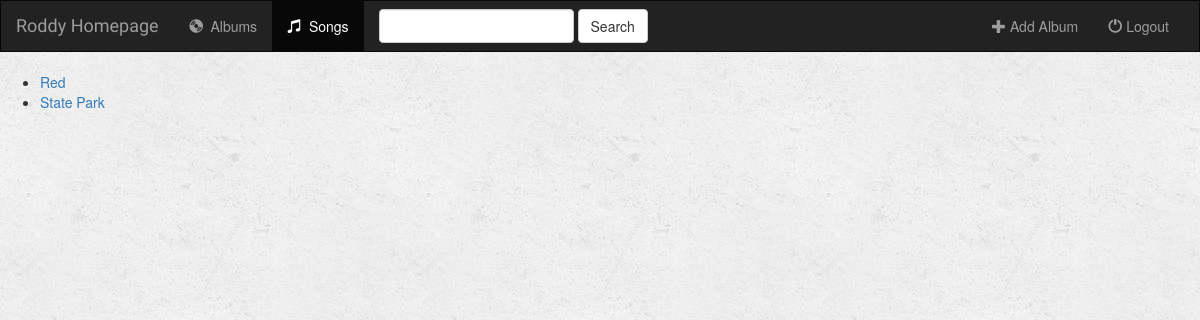
Page /music/ on the earlier database version.
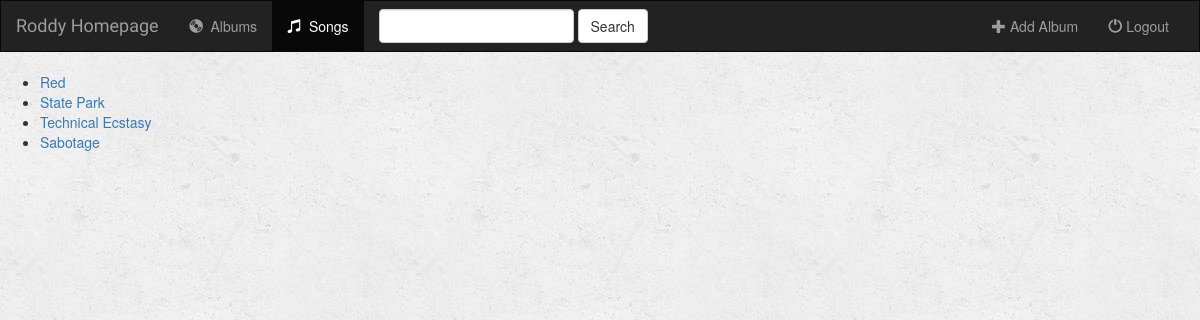
Same page on the later database version.
### music/models.py (models this page shows, shortened)
class Album(models.Model):
    artist = models.CharField(max_length=250)      # <-  column 1 ....
    album_title = models.CharField(max_length=450)
    genre = models.CharField(max_length=150)
    album_logo = models.CharField(max_length=1000)

### music/views.py (the view)
class IndexView(generic.ListView):
    template_name = 'music/index.html'
    def get_queryset(self):
        return Album.objects.all()

### music/templates/music/index.html
{% extends 'music/base.html' %}
{% block body %}
    <ul>
        {% for album in object_list %}
            <li><a href="{% url 'music:detail' album.id %}">{{ album.album_title }}</a></li>
        {% endfor %}
    </ul>
{% endblock %}

### music/templates/music/base.html (shortened to what this page needs)
<!DOCTYPE html>
<html lang="en">
<head>
    {% load static %}
    <link href="//netdna.bootstrapcdn.com/bootstrap/3.0.0/css/bootstrap.min.css" rel="stylesheet">
    <link href="https://stackpath.bootstrapcdn.com/font-awesome/4.7.0/css/font-awesome.min.css" rel="stylesheet" type="text/css">
    <link rel='stylesheet' type='text/css' href='{% static 'music/style.css' %}'/>
</head>
<body>
    <nav class='navbar navbar-inverse'>
    <div class='container-fluid'>
        <div class='navbar-header'>
            <a class='navbar-brand' href="{% url 'music:index' %}">Roddy Homepage</a>
        </div>
        <div class="collapse navbar-collapse" id="topNavBar">
            <ul class="nav navbar-nav">
                <li class="">
                    <a href="{% url 'music:index' %}">
                        <span class="glyphicon glyphicon-cd" aria-hidden="true"></span>&nbsp; Albums
                    </a>
                </li>
                <li class="active">
                    <a href="#">
                        <span class="glyphicon glyphicon-music" aria-hidden="true"></span>&nbsp; Songs
                    </a>
                </li>
            </ul>
            <form class="navbar-form navbar-left" role='search' method='get' action='#'>
                <div class="form-group">
                    <input type="text"class="form-control" name="q" value="">
                </div>
                <button type="submit" class="btn btn-default">Search</button>
            </form>
            <ul class="nav navbar-nav navbar-right">
                <li class="">
                    <a href="{% url 'music:album-add' %}">
                        <span class="glyphicon glyphicon-plus" aria-hidden="true"></span>&nbsp;Add Album
                    </a>
                </li>
                <li class="">
                    <a href="#">
                        <span class="glyphicon glyphicon-off" aria-hidden="true"></span>&nbsp;Logout
                    </a>
                </li>
            </ul>
        </div>
    </div>
</nav>
{% block body %}
{% endblock %}
</body>
</html>

### music/static/music/style.css (style rules this page uses)
body { background: white url('images/background.png'); }
.navbar { border-radius: 0; }
.navbar-brand { font-family: 'Satisfy', cursive; }

Differences in the rows shown:
added Album: album_title "Technical Ecstasy"
added Album: album_title "Sabotage"
